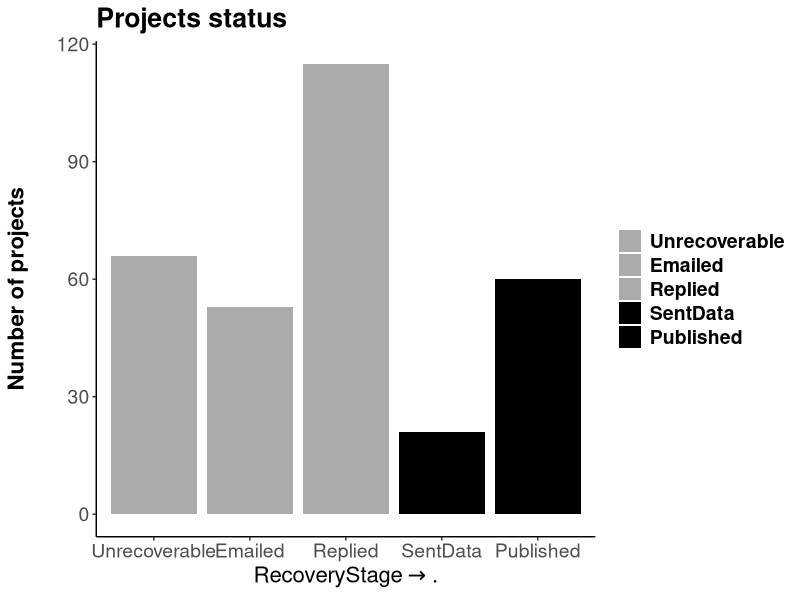
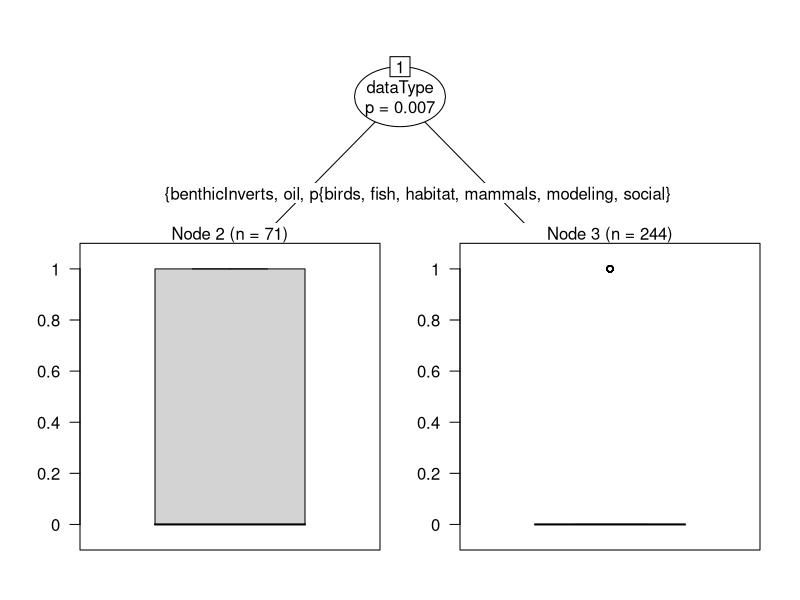

The R script that drew these images, in order:
## ---- chunk 1

library(knitr)
library(dplyr)
library(readr)
library(ggplot2)
library(reshape2)
library(grid)
library(gridExtra)
library(party)

rslt=read.csv('data/evosArchResults.csv',header=T,stringsAsFactors=T)
rslt[rslt$Status=='published','Status']<-'Published'

rslt$succ=ifelse(rslt$Status %in% c('Published','SentData','Revised'),0,1) # 0=success??? ### RM?
rslt$statSucc=ifelse(rslt$Status %in% c('Published','SentData','Revised'),1,0) # 1 = success, 2 = not successful


agDes=read.csv('data/ecoInfoAgencyDesig.csv',header=T,stringsAsFactors=T,col.names=c('agency','agGrp','agSubGrp'))
agDes$agGrp=gsub('nonProf','private',agDes$agGrp)


rslt2=merge(rslt,agDes,all.x=T)
rslt2=rslt2 %>%
  filter(!end>2010) %>%
  select(Status,start,end,ecosystem,dataType,statSucc,agGrp,agSubGrp,reason)

splBio=strsplit(as.character(rslt2$dataType),'-')

rslt2$dataType<-gsub("biological-",'',rslt2$dataType)

## ---- chunk 2

overall=table(rslt2$Status)
overallLong=melt(overall)
colnames(overallLong)=c('Status','nDatasets')
overall2=overallLong %>%
  mutate(prop=nDatasets/sum(nDatasets))

possible=overallLong %>%
  filter(!Status=='Unrecoverable') %>%
  mutate(prop=nDatasets/sum(nDatasets))

statusOrd=c('Unrecoverable','Emailed','Replied','SentData','Revised','Published')
#rslt2$Status=as.factor(rslt2$Status,levels=statusOrd,ordered=T)
statGrey=c('Unrecoverable'='gray67',
             'Emailed'='gray67',
             'Replied'='gray67',
             'SentData'='black',
             'Revised'='black',
             'Published'='black')

statPlot=ggplot()+
  geom_bar(data=rslt2,
                 aes(x=factor(Status,levels=statusOrd,ordered=T),fill=Status))+
  scale_fill_manual(labels=statusOrd,breaks=statusOrd,values=statGrey)+
  theme(legend.title=element_blank())+
  theme(panel.grid.major = element_blank(),
        panel.grid.minor = element_blank(),
        panel.border = element_blank(),
        panel.background = element_blank())+
  #theme(axis.text.x = element_text(angle=90))+
  xlab(expression(RecoveryStage %->% .))+ # %->%, symbol(/256)
  ylab('Number of projects\n')+
  ggtitle('Projects status')+
  theme(axis.text=element_text(size=14),
        title=element_text(size=16,face="bold"),
        legend.text = element_text(size = 14, face = "bold"))+
  theme(axis.line.x = element_line(color="black"),
        axis.line.y = element_line(color="black"))

statPlot

## ---- chunk 3
# Number of projects requested
sum(overall)

# percent successful
sum(overall[c("Published","SentData")])/sum(overall)
## ---- chunk 4

bioProps=table(rslt2$statSucc,rslt2$dataType)
bioChi=chisq.test(bioProps)

bioChi
## ---- chunk 5
subSecProps=table(rslt2$statSucc,rslt2$agSubGrp)
subSectChi=chisq.test(subSecProps)

subSectChi
## ---- chunk 6

tempProps=table(rslt2$statSucc,as.character(rslt2$end))
tempChi=chisq.test(tempProps)

tempChi

## ---- chunk 7
rslt2$dataType<-as.factor(rslt2$dataType)
partyForBio<-cforest(statSucc~agSubGrp+end+dataType,data=rslt2,controls = cforest_unbiased(mtry = 2, ntree = 1000))
varimp(partyForBio)
## ---- chunk 8
partreeBio<-ctree(statSucc~agSubGrp+end+dataType,data=rslt2)

partreeBio

plot(partreeBio)
